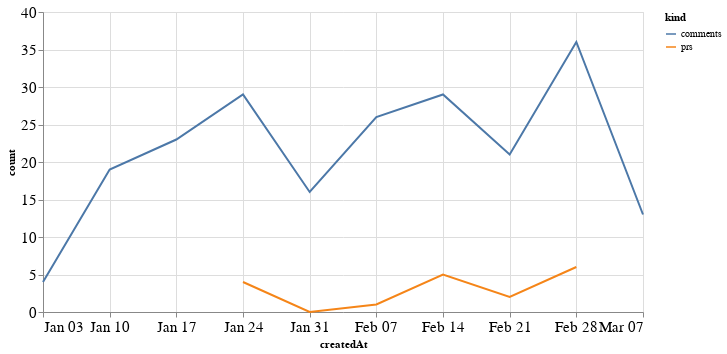

Source (notebook cell):
### Code cell
alt.Chart(total_time, width=600).mark_line().encode(
    x='createdAt',
    y='count',
    color='kind'
)

### Figure 1 — Vega-Lite specification as saved in the notebook (floating-point values rounded to 4 significant figures)
{"config": {"axisLeft": {"labelFontSize": 15}, "axisBottom": {"labelFontSize": 15}}, "data": {"name": "data-8a04664c53c7ec17d0a5e9fcc6fc3b60"}, "mark": "line", "encoding": {"color": {"type": "nominal", "field": "kind"}, "x": {"type": "temporal", "field": "createdAt"}, "y": {"type": "quantitative", "field": "count"}}, "width": 600, "$schema": "https://vega.github.io/schema/vega-lite/v4.8.1.json", "datasets": {"data-8a04664c53c7ec17d0a5e9fcc6fc3b60": [{"createdAt": "2021-01-24T00:00:00", "kind": "prs", "count": 4.0}, {"createdAt": "2021-01-31T00:00:00", "kind": "prs", "count": 0.0}, {"createdAt": "2021-02-07T00:00:00", "kind": "prs", "count": 1.0}, {"createdAt": "2021-02-14T00:00:00", "kind": "prs", "count": 5.0}, {"createdAt": "2021-02-21T00:00:00", "kind": "prs", "count": 2.0}, {"createdAt": "2021-02-28T00:00:00", "kind": "prs", "count": 6.0}, {"createdAt": "2021-01-03T00:00:00", "kind": "prs", "count": null}, {"createdAt": "2021-01-10T00:00:00", "kind": "prs", "count": null}, {"createdAt": "2021-01-17T00:00:00", "kind": "prs", "count": null}, {"createdAt": "2021-03-07T00:00:00", "kind": "prs", "count": null}, {"createdAt": "2021-01-24T00:00:00", "kind": "comments", "count": 29.0}, {"createdAt": "2021-01-31T00:00:00", "kind": "comments", "count": 16.0}, {"createdAt": "2021-02-07T00:00:00", "kind": "comments", "count": 26.0}, {"createdAt": "2021-02-14T00:00:00", "kind": "comments", "count": 29.0}, {"createdAt": "2021-02-21T00:00:00", "kind": "comments", "count": 21.0}, {"createdAt": "2021-02-28T00:00:00", "kind": "comments", "count": 36.0}, {"createdAt": "2021-01-03T00:00:00", "kind": "comments", "count": 4.0}, {"createdAt": "2021-01-10T00:00:00", "kind": "comments", "count": 19.0}, {"createdAt": "2021-01-17T00:00:00", "kind": "comments", "count": 23.0}, {"createdAt": "2021-03-07T00:00:00", "kind": "comments", "count": 13.0}]}}
